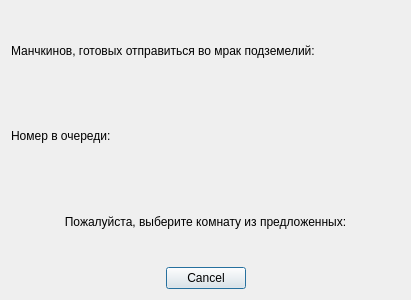
<?xml version="1.0" encoding="UTF-8"?>
<ui version="4.0">
 <class>RoomSelectionLobby</class>
 <widget class="QDialog" name="RoomSelectionLobby">
  <property name="geometry">
   <rect>
    <x>0</x>
    <y>0</y>
    <width>411</width>
    <height>300</height>
   </rect>
  </property>
  <property name="windowTitle">
   <string>Выбор комнаты</string>
  </property>
  <layout class="QGridLayout" name="gridLayout">
   <item row="4" column="0">
    <layout class="QGridLayout" name="layoutRooms"/>
   </item>
   <item row="5" column="0">
    <widget class="QDialogButtonBox" name="buttonBox">
     <property name="orientation">
      <enum>Qt::Horizontal</enum>
     </property>
     <property name="standardButtons">
      <set>QDialogButtonBox::Cancel</set>
     </property>
     <property name="centerButtons">
      <bool>true</bool>
     </property>
    </widget>
   </item>
   <item row="3" column="0">
    <widget class="QLabel" name="lbl_SelectionText">
     <property name="text">
      <string>Пожалуйста, выберите комнату из предложенных:</string>
     </property>
     <property name="alignment">
      <set>Qt::AlignCenter</set>
     </property>
    </widget>
   </item>
   <item row="1" column="0">
    <widget class="QLabel" name="lbl_QueueSize">
     <property name="text">
      <string>Манчкинов, готовых отправиться во мрак подземелий:</string>
     </property>
    </widget>
   </item>
   <item row="2" column="0">
    <widget class="QLabel" name="lbl_QueueOrder">
     <property name="text">
      <string>Номер в очереди:</string>
     </property>
    </widget>
   </item>
  </layout>
 </widget>
 <resources/>
 <connections>
  <connection>
   <sender>buttonBox</sender>
   <signal>accepted()</signal>
   <receiver>RoomSelectionLobby</receiver>
   <slot>accept()</slot>
   <hints>
    <hint type="sourcelabel">
     <x>248</x>
     <y>254</y>
    </hint>
    <hint type="destinationlabel">
     <x>157</x>
     <y>274</y>
    </hint>
   </hints>
  </connection>
  <connection>
   <sender>buttonBox</sender>
   <signal>rejected()</signal>
   <receiver>RoomSelectionLobby</receiver>
   <slot>reject()</slot>
   <hints>
    <hint type="sourcelabel">
     <x>316</x>
     <y>260</y>
    </hint>
    <hint type="destinationlabel">
     <x>286</x>
     <y>274</y>
    </hint>
   </hints>
  </connection>
 </connections>
</ui>
